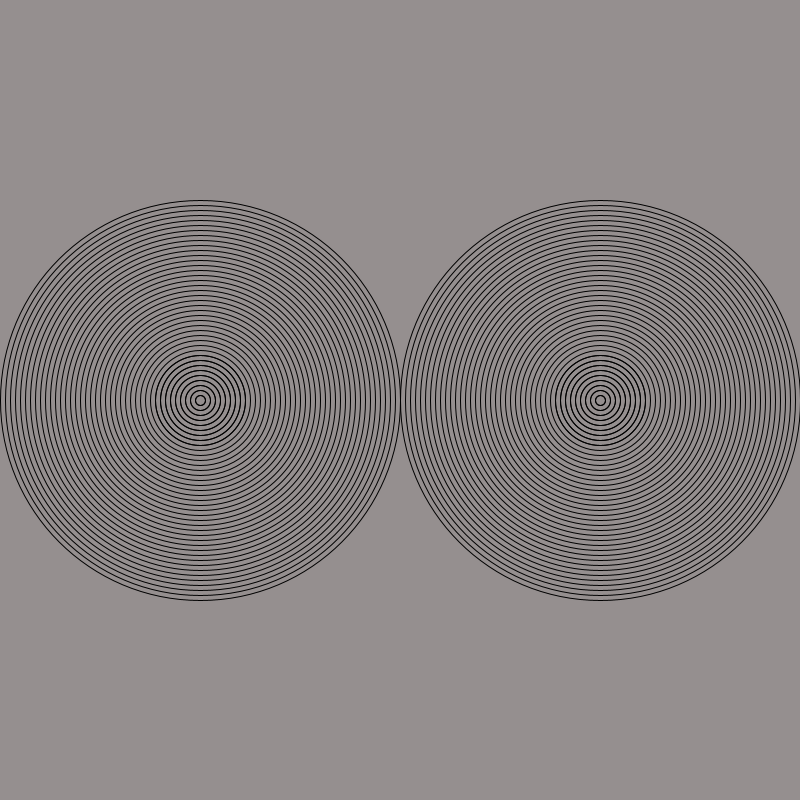
Frame 1 (no input)
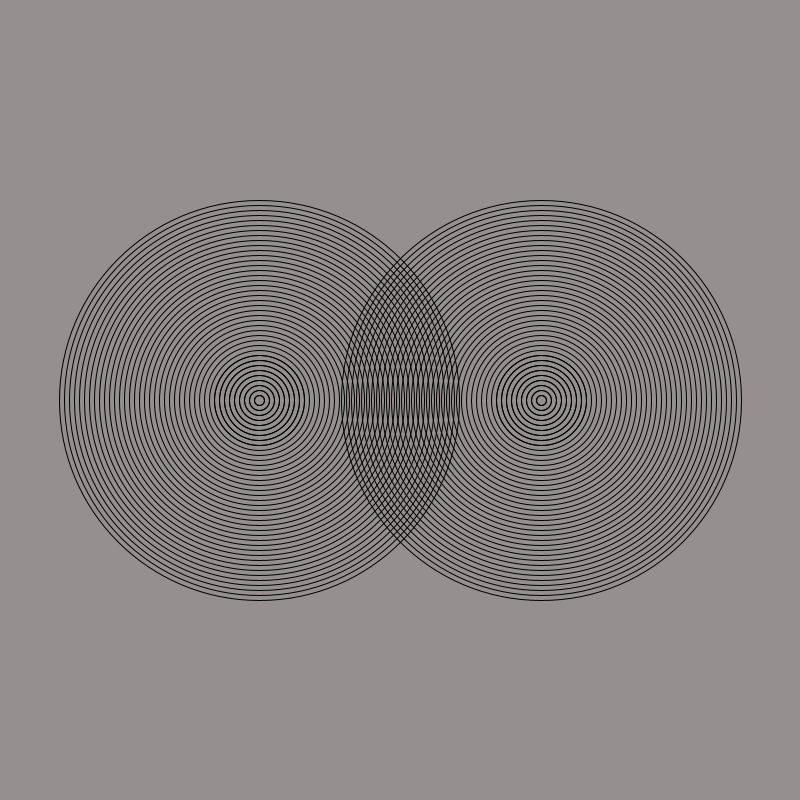
Frame 60 (the mouse pressed at the canvas centre just before this capture)
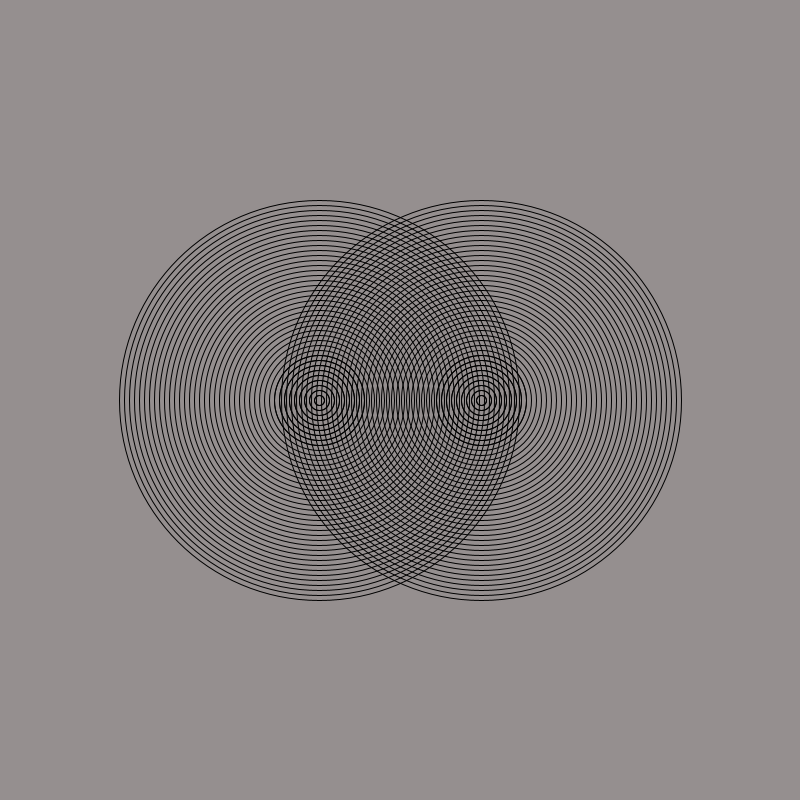
Frame 120 (the mouse held since frame 60 and released just before this capture)

The Processing sketch that drew these frames (run headless with seeded random() and noise(); from frame 60 on, the mouse is pressed at the canvas centre):

// Processing sketch: amazing_rings
// ── amazing_rings.pde
int xOne = 600;
int xTwo = 200;
void setup() {
  size(800,800);
}

void draw() {
   background (#958F8F);
  // Go to the recipe to run the demonstration before starting this program
  for(int i=0;i<50;i++){ 
    noFill();
    ellipse(xTwo,400,400-10*i,400-10*i);
  ellipse(xOne,400,400-10*i,400-10*i); 
}
  xTwo ++;
  xOne --;
 for (int j= 0; j<50;j++){
  if (xOne==0){
   xOne=800;
   xTwo=0;
  }
  /*
  Use the code from your Bullseye program to draw the rings shown in this recipe.
  You can use the noFill() command to make your ellipses transparent.
  Make the rings move past each other.
  
  When the rings hit the side of the sketch, make them reverse their direction.
  */
  }}
